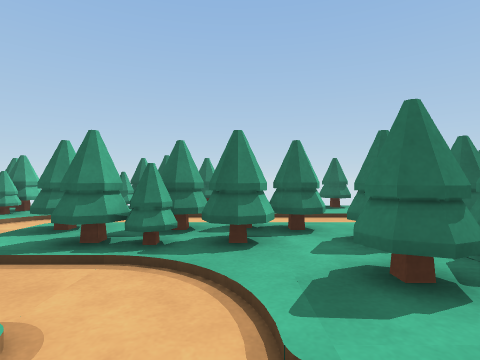
view 1 (above)

13 first-person views from a walk through a 3-D level made in the Unity game engine. The camera is 0.47 m above the floor, looks level and sees 80° across. The floor is counted in squares, 0.5 m on a side. Each view is taken from the middle of a square. On the plan, view 1 faces up. The plan holds only what a view shows up to about 11 squares ahead; the rest is blank.

view 2
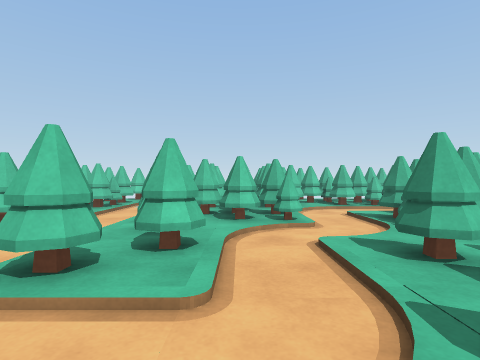

view 3
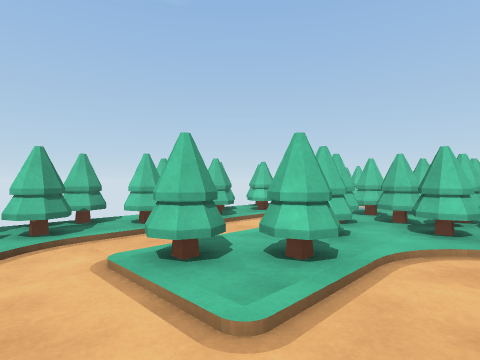

view 4
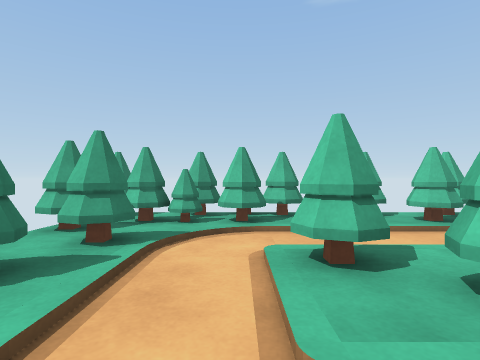

view 5
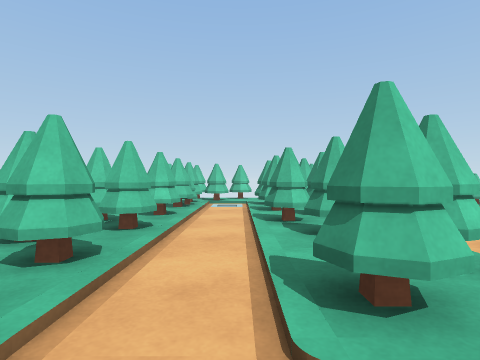

view 6
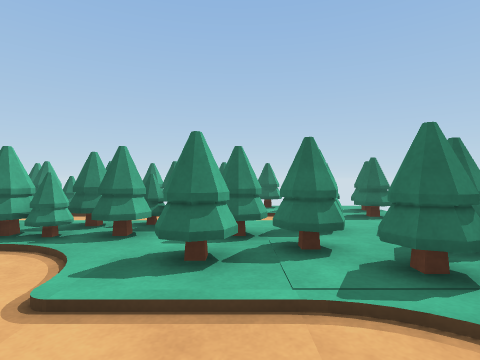

view 7
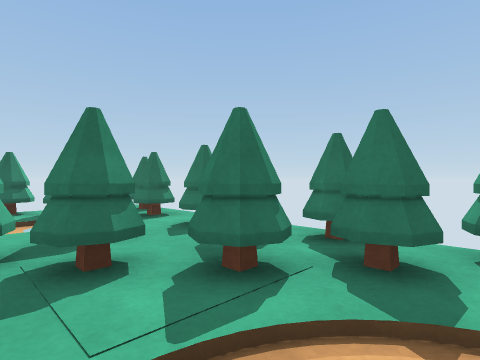

view 8
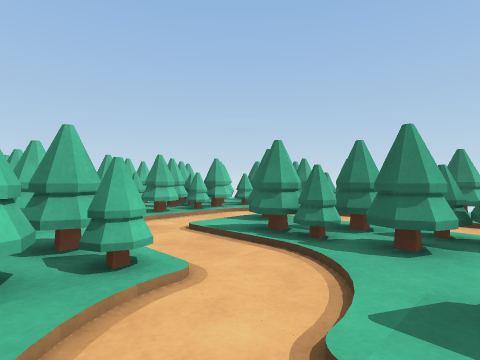

view 9
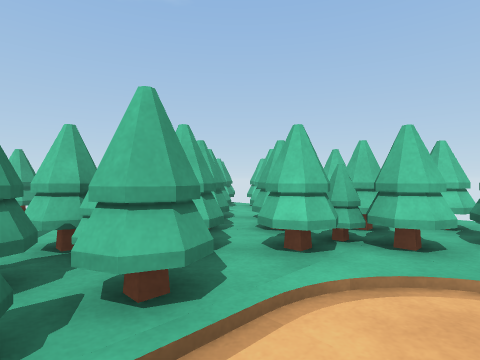

view 10
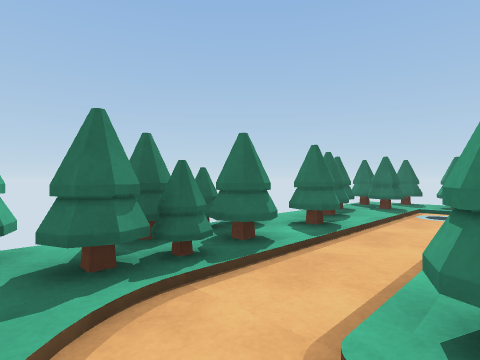

view 11
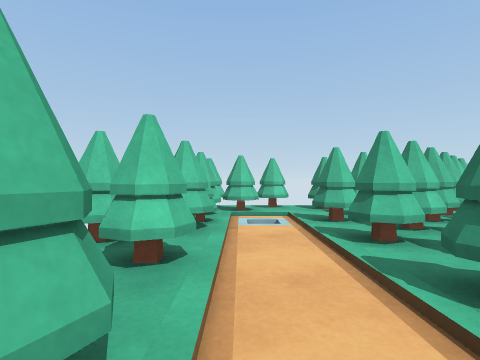

view 12
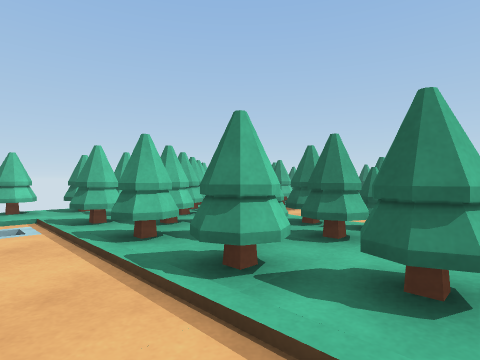

view 13
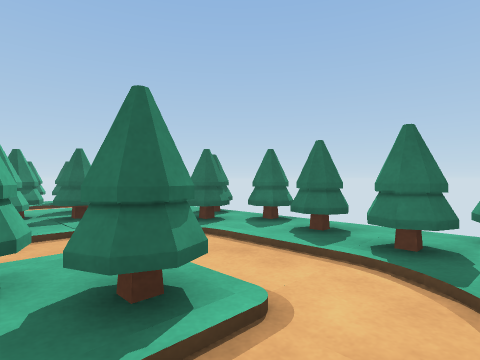

### Floor plan
Key: @ floor where view 1 was taken; # wall or solid block; . main floor; : floor 0.05 m higher than the main floor; = window, fence, low wall or low ledge; T thing the floor can be seen under or through.
Columns run from 9 left of view 1 to 6 right of it. Each row starts with its distance up from view 1.
  9     # #### ##=#
  8    #:###:###:#=
  7    #:........=#
  6    #......... #
  5   ##..#:TTT:  #
  4   ##..:TTT=TT#
  3   #:.....:TTT=#
  2   =#:.....TT:#=#
  1   ###:##.....:#=
  0    #=###:@....:#
 -1  ##=#=#=###:..##
 -2 ##:#:#:###:#..##
 -3 #:............#=
 -4 =#...........::#
 -5 # ###:#:#:#:###=
 -6    # #=#=#=###

Where each view was taken, in squares from view 1:
view 1: 0 up, 0 right, facing up
view 2: 0 up, 5 right, facing left
view 3: 1 up, 4 right, facing down-left
view 4: 1 up, 3 right, facing down
view 5: 3 down, 4 right, facing left
view 6: 1 down, 2 right, facing up
view 7: 0 up, 2 right, facing up-right
view 8: 0 up, 1 right, facing up-left
view 9: 3 up, 2 left, facing down-left
view 10: 5 up, 5 left, facing up-right
view 11: 4 down, 0 right, facing left
view 12: 4 down, 0 right, facing up-left
view 13: 4 down, 1 right, facing up-right
